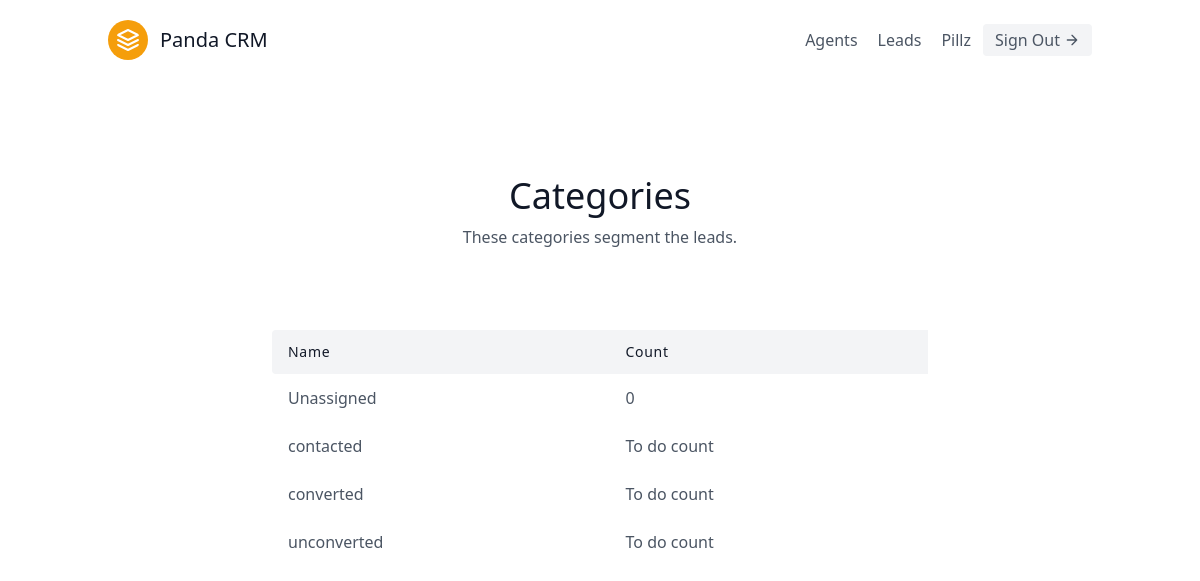
The page /leads/categories/ (signed in) on the database its author committed.
### leads/models.py (models this page shows, shortened)
class User(AbstractUser):
    is_organisor = models.BooleanField(default=True)
    is_agent = models.BooleanField(default=False)

class Category(models.Model):
    name = models.CharField(max_length=30)
    organization = models.ForeignKey(
        UserProfile, on_delete=models.CASCADE)

### leads/views.py (the view)
# urls.py: path('categories/', views.CategoryListView.as_view(), name='category-list'),
class CategoryListView(LoginRequiredMixin, ListView):
    template_name = 'category-list.html'
    context_object_name = 'category_list'
    def get_context_data(self, **kwargs):
        context = super(CategoryListView, self).get_context_data(**kwargs)
        user = self.request.user
        if user.is_organisor:
            queryset = Lead.objects.filter(organization=user.userprofile)
        else:
            queryset = Lead.objects.filter(
                organization=user.agent.organization)
        context.update({
            'unassigned_lead_count': queryset.filter(category__isnull=True).count()
        })
        return context
    def get_queryset(self):
        user = self.request.user
        if user.is_organisor:
            queryset = Category.objects.filter(organization=user.userprofile)
        else:
            queryset = Category.objects.filter(
                organization=user.agent.organization)
        return queryset

### templates/category-list.html
{% extends 'base.html' %} {% block content %}
<section class="text-gray-600 body-font">
  <div class="container px-5 py-24 mx-auto">
    <div class="flex flex-col text-center w-full mb-20">
      <h1
        class="sm:text-4xl text-3xl font-medium title-font mb-2 text-gray-900"
      >
        Categories
      </h1>
      <p class="lg:w-2/3 mx-auto leading-relaxed text-base">
        These categories segment the leads.
      </p>
    </div>
    <div class="lg:w-2/3 w-full mx-auto overflow-auto">
      <table class="table-auto w-full text-left whitespace-no-wrap">
        <thead>
          <tr>
            <th
              class="px-4 py-3 title-font tracking-wider font-medium text-gray-900 text-sm bg-gray-100 rounded-tl rounded-bl"
            >
              Name
            </th>
            <th
              class="px-4 py-3 title-font tracking-wider font-medium text-gray-900 text-sm bg-gray-100"
            >
              Count
            </th>
          </tr>
        </thead>
        <tbody>
          <tr>
            <td class="px-4 py-3">Unassigned</td>
            <td class="px-4 py-3">{{ unassigned_lead_count}}</td>
          </tr>
          {% for category in category_list %}
          <tr>
            <td class="px-4 py-3">
                <a href="{% url 'leads:category-detail' category.pk %}">
                    {{ category.name }}
                </a>
            </td>
            <td class="px-4 py-3">To do count</td>
          </tr>
          {%endfor %}
        </tbody>
      </table>
    </div>
  </div>
</section>
{% endblock content %}

### templates/navbar.html (shortened to what this page needs)
<header class="text-gray-600 body-font">
  <div
    class="container mx-auto flex flex-wrap p-5 flex-col md:flex-row items-center"
  >
    <a
      class="flex title-font font-medium items-center text-gray-900 mb-4 md:mb-0"
    >
      <svg
        xmlns="http://www.w3.org/2000/svg"
        fill="none"
        stroke="currentColor"
        stroke-linecap="round"
        stroke-linejoin="round"
        stroke-width="2"
        class="w-10 h-10 text-white p-2 bg-yellow-500 rounded-full"
        viewBox="0 0 24 24"
      >
        <path
          d="M12 2L2 7l10 5 10-5-10-5zM2 17l10 5 10-5M2 12l10 5 10-5"
        ></path>
      </svg>
      <span class="ml-3 text-xl">Panda CRM</span>
    </a>
    <nav
      class="md:ml-auto flex flex-wrap items-center text-base justify-center"
    >
      {% if not request.user.is_authenticated%}
      <a href="{% url 'signup' %}" class="mr-5 hover:text-gray-900">Sign up</a>
      {% else %}
      {% if request.user.is_organisor%}
      <a href="{% url 'agents:agent-list' %}" class="mr-5 hover:text-gray-900">
        Agents
      </a>
      {% endif %}
      <a href="{% url 'leads:homepage' %}" class="mr-5 hover:text-gray-900">
        Leads
      </a>
      {% endif %}
    </nav>
    {% if request.user.is_authenticated%} {{ request.user.username }}
    <a
      href="{% url 'logout' %}"
      class="ml-3 inline-flex items-center bg-gray-100 border-0 py-1 px-3 focus:outline-none hover:bg-gray-200 rounded text-base mt-4 md:mt-0"
    >
      Sign Out
      <svg
        fill="none"
        stroke="currentColor"
        stroke-linecap="round"
        stroke-linejoin="round"
        stroke-width="2"
        class="w-4 h-4 ml-1"
        viewBox="0 0 24 24"
      >
        <path d="M5 12h14M12 5l7 7-7 7"></path>
      </svg>
    </a>
    {% endif %}
  </div>
</header>

### rows shown on the page
User: user.username "Pillz"
Category: name "contacted"
Category: name "converted"
Category: name "unconverted"

### other values the page prints
{{ unassigned_lead_count }} "0"
